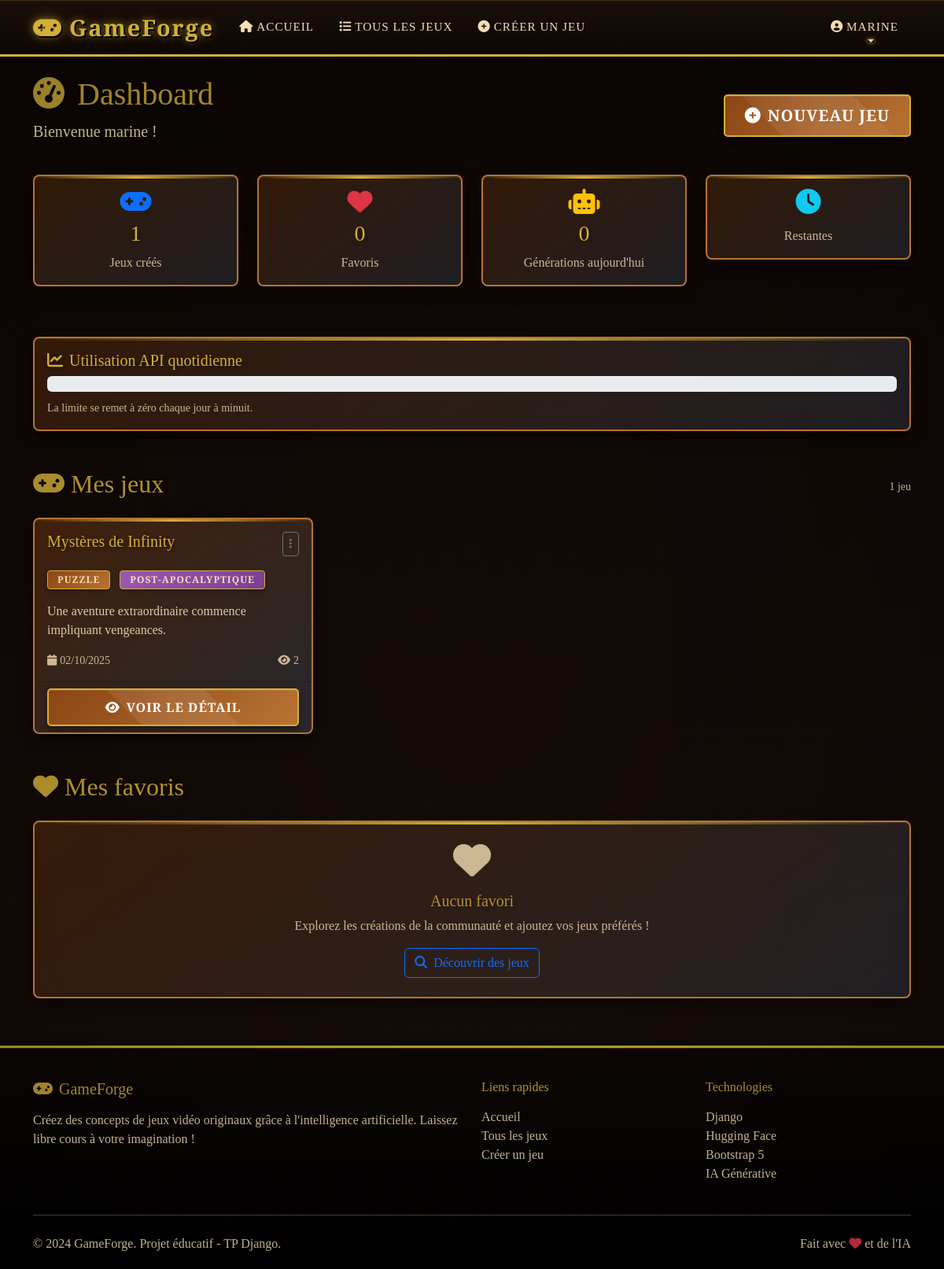
/dashboard/ (signed in), run on the app's committed database.
### games/models.py (models this page shows, shortened)
class Game(models.Model):
    GENRE_CHOICES = [
        ('RPG', 'RPG'),
        ('FPS', 'FPS'),
        ('METROIDVANIA', 'Metroidvania'),
        ('VISUAL_NOVEL', 'Visual Novel'),
        ('PLATFORMER', 'Platformer'),
        ('STRATEGY', 'Strategy'),
        ('PUZZLE', 'Puzzle'),
        ('ADVENTURE', 'Adventure'),
        ('SIMULATION', 'Simulation'),
        ('RACING', 'Racing'),
    ]
    AMBIANCE_CHOICES = [
        ('POST_APOCALYPTIC', 'Post-apocalyptique'),
        ('DREAMLIKE', 'Onirique'),
        ('CYBERPUNK', 'Cyberpunk'),
        ('DARK_FANTASY', 'Dark Fantasy'),
        ('MEDIEVAL', 'Médiéval'),
        ('SCI_FI', 'Science-Fiction'),
        ('HORROR', 'Horreur'),
        ('STEAMPUNK', 'Steampunk'),
        ('MODERN', 'Moderne'),
        ('FANTASY', 'Fantasy'),
    ]
    title = models.CharField(max_length=200, verbose_name="Titre du jeu")
    description = models.TextField(verbose_name="Description")
    creator = models.ForeignKey(User, on_delete=models.CASCADE, related_name='games')
    created_at = models.DateTimeField(default=timezone.now)
    updated_at = models.DateTimeField(auto_now=True)
    genre = models.CharField(max_length=20, choices=GENRE_CHOICES)
    ambiance = models.CharField(max_length=20, choices=AMBIANCE_CHOICES)
    keywords = models.TextField(help_text="Mots-clés séparés par des virgules")
    cultural_references = models.TextField(blank=True, help_text="Références culturelles (optionnel)")
    universe_description = models.TextField(blank=True, verbose_name="Description de l'univers")
    main_story = models.TextField(blank=True, verbose_name="Histoire principale")
    gameplay_mechanics = models.TextField(blank=True, verbose_name="Mécaniques de jeu")
    concept_art_character = models.ImageField(upload_to='concept_art/characters/', blank=True, null=True)
    concept_art_environment = models.ImageField(upload_to='concept_art/environments/', blank=True, null=True)
    is_public = models.BooleanField(default=True, verbose_name="Jeu public")
    views_count = models.PositiveIntegerField(default=0)
    class Meta:
        ordering = ['-created_at']
        verbose_name = "Jeu"
        verbose_name_plural = "Jeux"

### games/views.py (the view)
# urls.py: path('dashboard/', views.dashboard_view, name='dashboard'),
@login_required
def dashboard_view(request):
    user_games = Game.objects.filter(creator=request.user).order_by('-created_at')
    favorites = Favorite.objects.filter(user=request.user).select_related('game').order_by('-created_at')
    context = {
        'user_games': user_games,
        'favorites': favorites,
        'can_create_game': request.user.profile.can_use_api(),
        'api_usage': request.user.profile.api_usage_count,
        'api_limit': request.user.profile.daily_api_limit,
    }
    return render(request, 'games/dashboard.html', context)

### templates/games/dashboard.html (shortened to what this page needs)
{% extends 'base.html' %}
{% block content %}
<div class="container mt-5 pt-5">
    <div class="row mb-4">
        <div class="col-12">
            <div class="d-flex justify-content-between align-items-center">
                <div>
                    <h1 class="display-6">
                        <i class="fas fa-tachometer-alt me-3"></i>Dashboard
                    </h1>
                    <p class="lead text-muted">
                        Bienvenue {{ user.first_name|default:user.username }} !
                    </p>
                </div>
                <div>
                    {% if can_create_game %}
                    <a href="{% url 'create_game' %}" class="btn btn-primary btn-lg">
                        <i class="fas fa-plus-circle me-2"></i>Nouveau jeu
                    </a>
                    {% else %}
                    <button class="btn btn-secondary btn-lg" disabled title="Limite quotidienne atteinte">
                        <i class="fas fa-ban me-2"></i>Limite atteinte
                    </button>
                    {% endif %}
                </div>
            </div>
        </div>
    </div>
    <div class="row mb-5">
        <div class="col-md-3 mb-3">
            <div class="card text-center">
                <div class="card-body">
                    <i class="fas fa-gamepad fa-2x text-primary mb-2"></i>
                    <h3 class="card-title">{{ user_games.count }}</h3>
                    <p class="card-text text-muted">Jeux créés</p>
                </div>
            </div>
        </div>
        <div class="col-md-3 mb-3">
            <div class="card text-center">
                <div class="card-body">
                    <i class="fas fa-heart fa-2x text-danger mb-2"></i>
                    <h3 class="card-title">{{ favorites.count }}</h3>
                    <p class="card-text text-muted">Favoris</p>
                </div>
            </div>
        </div>
        <div class="col-md-3 mb-3">
            <div class="card text-center">
                <div class="card-body">
                    <i class="fas fa-robot fa-2x text-warning mb-2"></i>
                    <h3 class="card-title">{{ api_usage }}</h3>
                    <p class="card-text text-muted">Générations aujourd'hui</p>
                </div>
            </div>
        </div>
        <div class="col-md-3 mb-3">
            <div class="card text-center">
                <div class="card-body">
                    <i class="fas fa-clock fa-2x text-info mb-2"></i>
                    <p class="card-text text-muted">Restantes</p>
                </div>
            </div>
        </div>
    </div>
    <div class="row mb-5">
        <div class="col-12">
            <div class="card">
                <div class="card-body">
                    <h5 class="card-title">
                        <i class="fas fa-chart-line me-2"></i>Utilisation API quotidienne
                    </h5>
                    <div class="progress mb-2" style="height: 20px;">
                        {% widthratio api_usage api_limit 100 as progress_percent %}
                    </div>
                    <small class="text-muted">
                        La limite se remet à zéro chaque jour à minuit.
                    </small>
                </div>
            </div>
        </div>
    </div>
    <div class="row mb-5">
        <div class="col-12">
            <div class="d-flex justify-content-between align-items-center mb-3">
                <h2>
                    <i class="fas fa-gamepad me-2"></i>Mes jeux
                </h2>
                {% if user_games %}
                <small class="text-muted">{{ user_games.count }} jeu{{ user_games.count|pluralize }}</small>
                {% endif %}
            </div>
            {% if user_games %}
            <div class="row g-4">
                {% for game in user_games %}
                <div class="col-md-6 col-lg-4">
                    <div class="card game-card h-100">
                        <div class="card-body">
                            <div class="d-flex justify-content-between align-items-start mb-3">
                                <h5 class="card-title">{{ game.title }}</h5>
                                <div class="dropdown">
                                    <button class="btn btn-sm btn-outline-secondary" type="button" data-bs-toggle="dropdown">
                                        <i class="fas fa-ellipsis-v"></i>
                                    </button>
                                </div>
                            </div>
                            <div class="mb-3">
                                <span class="badge badge-genre me-2">{{ game.get_genre_display }}</span>
                                <span class="badge badge-ambiance">{{ game.get_ambiance_display }}</span>
                            </div>
                            <p class="card-text">{{ game.description|truncatewords:15 }}</p>
                            <div class="d-flex justify-content-between align-items-center">
                                <small class="text-muted">
                                    <i class="fas fa-calendar me-1"></i>{{ game.created_at|date:"d/m/Y" }}
                                </small>
                                <small class="text-muted">
                                    <i class="fas fa-eye me-1"></i>{{ game.views_count }}
                                </small>
                            </div>
                        </div>
                        <div class="card-footer bg-transparent">
                            <a href="{% url 'game_detail' game.pk %}" class="btn btn-primary w-100">
                                <i class="fas fa-eye me-2"></i>Voir le détail
                            </a>
                        </div>
                    </div>
                </div>
                {% endfor %}
            </div>
            {% endif %}
        </div>
    </div>
    <div class="row">
        <div class="col-12">
            <div class="d-flex justify-content-between align-items-center mb-3">
                <h2>
                    <i class="fas fa-heart me-2"></i>Mes favoris
                </h2>
            </div>
            {% if favorites %}
            <div class="row g-4">
                {% for favorite in favorites|slice:":3" %}
                <div class="col-md-6 col-lg-4">
                    <div class="card game-card h-100">
                        <div class="card-body">
                            <div class="d-flex justify-content-between align-items-start mb-3">
                                <h5 class="card-title">{{ favorite.game.title }}</h5>
                                <button class="btn btn-sm btn-outline-danger favorite-btn"
                                        data-game-id="{{ favorite.game.id }}"
                                        title="Retirer des favoris">
                                    <i class="fas fa-heart"></i>
                                </button>
                            </div>
                            <div class="mb-3">
                                <span class="badge badge-genre me-2">{{ favorite.game.get_genre_display }}</span>
                                <span class="badge badge-ambiance">{{ favorite.game.get_ambiance_display }}</span>
                            </div>
                            <p class="card-text">{{ favorite.game.description|truncatewords:15 }}</p>
                            <div class="d-flex justify-content-between align-items-center">
                                <small class="text-muted">
                                    <i class="fas fa-user me-1"></i>{{ favorite.game.creator.username }}
                                </small>
                                <small class="text-muted">
                                    <i class="fas fa-eye me-1"></i>{{ favorite.game.views_count }}
                                </small>
                            </div>
                        </div>
                        <div class="card-footer bg-transparent">
                            <a href="{% url 'game_detail' favorite.game.pk %}" class="btn btn-primary w-100">
                                <i class="fas fa-eye me-2"></i>Découvrir
                            </a>
                        </div>
                    </div>
                </div>
                {% endfor %}
            </div>
            {% if favorites.count > 3 %}
            <div class="text-center mt-4">
                <a href="{% url 'favorites' %}" class="btn btn-outline-primary">
                    <i class="fas fa-heart me-2"></i>Voir tous mes favoris
                </a>
            </div>
            {% endif %}
            {% else %}
            <div class="card">
                <div class="card-body text-center py-4">
                    <i class="fas fa-heart fa-3x text-muted mb-3"></i>
                    <h5 class="text-muted">Aucun favori</h5>
                    <p class="text-muted mb-3">
                        Explorez les créations de la communauté et ajoutez vos jeux préférés !
                    </p>
                    <a href="{% url 'game_list' %}" class="btn btn-outline-primary">
                        <i class="fas fa-search me-2"></i>Découvrir des jeux
                    </a>
                </div>
            </div>
            {% endif %}
        </div>
    </div>
</div>
{% endblock %}

### templates/base.html (shortened to what this page needs)
<!DOCTYPE html>
<html lang="fr">
<head>
    <link href="https://cdn.jsdelivr.net/npm/bootstrap@5.3.0/dist/css/bootstrap.min.css" rel="stylesheet">
    <link rel="stylesheet" href="https://cdnjs.cloudflare.com/ajax/libs/font-awesome/6.4.0/css/all.min.css">
</head>
<body>
    <nav class="navbar navbar-expand-lg navbar-dark fixed-top">
        <div class="container">
            <a class="navbar-brand" href="{% url 'home' %}">
                <i class="fas fa-gamepad me-2"></i>GameForge
            </a>
            <div class="collapse navbar-collapse" id="navbarNav">
                <ul class="navbar-nav me-auto">
                    <li class="nav-item">
                        <a class="nav-link" href="{% url 'home' %}">
                            <i class="fas fa-home me-1"></i>Accueil
                        </a>
                    </li>
                    <li class="nav-item">
                        <a class="nav-link" href="{% url 'game_list' %}">
                            <i class="fas fa-list me-1"></i>Tous les jeux
                        </a>
                    </li>
                    {% if user.is_authenticated %}
                    <li class="nav-item">
                        <a class="nav-link" href="{% url 'create_game' %}">
                            <i class="fas fa-plus-circle me-1"></i>Créer un jeu
                        </a>
                    </li>
                    {% endif %}
                </ul>
                <ul class="navbar-nav">
                    {% if user.is_authenticated %}
                    <li class="nav-item dropdown">
                        <a class="nav-link dropdown-toggle" href="#" id="navbarDropdown" role="button" data-bs-toggle="dropdown">
                            <i class="fas fa-user-circle me-1"></i>{{ user.first_name|default:user.username }}
                        </a>
                    </li>
                    {% endif %}
                </ul>
            </div>
        </div>
    </nav>
    <main>
        {% block content %}{% endblock %}
    </main>
    <footer class="footer">
        <div class="container">
            <div class="row">
                <div class="col-md-6">
                    <h5 class="mb-3">
                        <i class="fas fa-gamepad me-2"></i>GameForge
                    </h5>
                    <p class="text-muted">
                        Créez des concepts de jeux vidéo originaux grâce à l'intelligence artificielle.
                        Laissez libre cours à votre imagination !
                    </p>
                </div>
                <div class="col-md-3">
                    <h6 class="mb-3">Liens rapides</h6>
                    <ul class="list-unstyled">
                        <li><a href="{% url 'home' %}" class="text-muted text-decoration-none">Accueil</a></li>
                        <li><a href="{% url 'game_list' %}" class="text-muted text-decoration-none">Tous les jeux</a></li>
                        {% if user.is_authenticated %}
                        <li><a href="{% url 'create_game' %}" class="text-muted text-decoration-none">Créer un jeu</a></li>
                        {% endif %}
                    </ul>
                </div>
                <div class="col-md-3">
                    <h6 class="mb-3">Technologies</h6>
                    <ul class="list-unstyled">
                        <li class="text-muted">Django</li>
                        <li class="text-muted">Hugging Face</li>
                        <li class="text-muted">Bootstrap 5</li>
                        <li class="text-muted">IA Générative</li>
                    </ul>
                </div>
            </div>
            <hr class="my-4">
            <div class="row align-items-center">
                <div class="col-md-6">
                    <p class="text-muted mb-0">
                        &copy; 2024 GameForge. Projet éducatif - TP Django.
                    </p>
                </div>
                <div class="col-md-6 text-md-end">
                    <p class="text-muted mb-0">
                        Fait avec <i class="fas fa-heart text-danger"></i> et de l'IA
                    </p>
                </div>
            </div>
        </div>
    </footer>
</body>
</html>

### data on the page
Game: title "Mystères de Infinity", genre "PUZZLE", ambiance "POST-APOCALYPTIQUE", description "Une aventure extraordinaire commence impliquant vengeances.", created_at "02/10/2025", views_count "2"

### other printed values
{{ user.first_name|default:user.username }} "MARINE"
{{ user.first_name|default:user.username }} "marine"
{{ user_games.count }} "1"
{{ favorites.count }} "0"
{{ api_usage }} "0"
